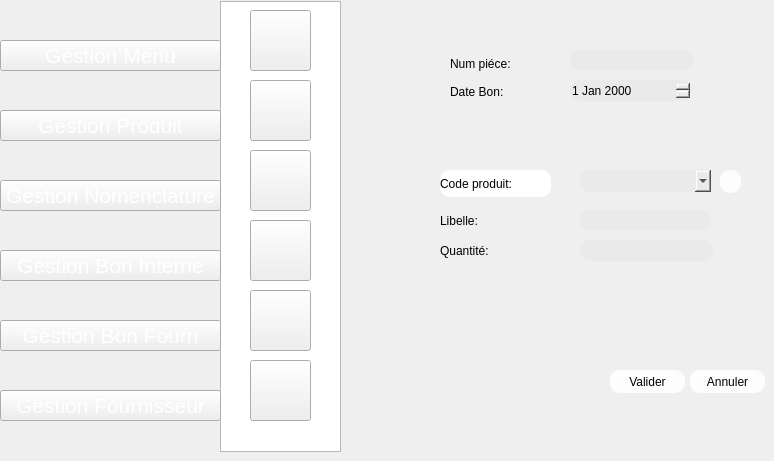
    <widget class="QWidget" name="page_6">
     <widget class="QPushButton" name="pushButton_32">
      <property name="geometry">
       <rect>
        <x>250</x>
        <y>220</y>
        <width>61</width>
        <height>61</height>
       </rect>
      </property>
      <property name="styleSheet">
       <string notr="true">image: url(:/new/prefix1/img/icon-supp2 (1).png);</string>
      </property>
      <property name="text">
       <string/>
      </property>
     </widget>
     <widget class="QPushButton" name="pushButton_36">
      <property name="geometry">
       <rect>
        <x>250</x>
        <y>80</y>
        <width>61</width>
        <height>61</height>
       </rect>
      </property>
      <property name="styleSheet">
       <string notr="true">image: url(:/new/prefix1/img/icon-modif2 (1).png);</string>
      </property>
      <property name="text">
       <string/>
      </property>
     </widget>
     <widget class="QPushButton" name="pushButton_38">
      <property name="geometry">
       <rect>
        <x>250</x>
        <y>290</y>
        <width>61</width>
        <height>61</height>
       </rect>
      </property>
      <property name="styleSheet">
       <string notr="true">
image: url(:/new/prefix1/img/aa.png);</string>
      </property>
      <property name="text">
       <string/>
      </property>
     </widget>
     <widget class="QPushButton" name="pushButton_39">
      <property name="geometry">
       <rect>
        <x>250</x>
        <y>10</y>
        <width>61</width>
        <height>61</height>
       </rect>
      </property>
      <property name="styleSheet">
       <string notr="true">image: url(:/new/prefix1/img/icon-ajout2.png);
background-image: url(:/new/prefix1/img/bg.png);</string>
      </property>
      <property name="text">
       <string/>
      </property>
     </widget>
     <widget class="QListView" name="listView_4">
      <property name="geometry">
       <rect>
        <x>220</x>
        <y>1</y>
        <width>121</width>
        <height>451</height>
       </rect>
      </property>
      <property name="styleSheet">
       <string notr="true">background-image: url(:/new/prefix1/img/selected.png);</string>
      </property>
     </widget>
     <widget class="QPushButton" name="pushButton_40">
      <property name="geometry">
       <rect>
        <x>250</x>
        <y>150</y>
        <width>61</width>
        <height>61</height>
       </rect>
      </property>
      <property name="styleSheet">
       <string notr="true">image: url(:/new/prefix1/img/icon-afficher2.png);</string>
      </property>
      <property name="text">
       <string/>
      </property>
     </widget>
     <widget class="QPushButton" name="pushButton_454">
      <property name="geometry">
       <rect>
        <x>0</x>
        <y>390</y>
        <width>221</width>
        <height>31</height>
       </rect>
      </property>
      <property name="font">
       <font>
        <pointsize>16</pointsize>
        <weight>50</weight>
        <bold>false</bold>
       </font>
      </property>
      <property name="styleSheet">
       <string notr="true">color: rgb(255, 255, 255);

</string>
      </property>
      <property name="text">
       <string>Gestion Fournisseur</string>
      </property>
     </widget>
     <widget class="QPushButton" name="pushButton_455">
      <property name="geometry">
       <rect>
        <x>0</x>
        <y>320</y>
        <width>221</width>
        <height>31</height>
       </rect>
      </property>
      <property name="font">
       <font>
        <pointsize>16</pointsize>
        <weight>50</weight>
        <bold>false</bold>
       </font>
      </property>
      <property name="styleSheet">
       <string notr="true">color: rgb(255, 255, 255);

</string>
      </property>
      <property name="text">
       <string>Gestion Bon Fourn</string>
      </property>
     </widget>
     <widget class="QPushButton" name="pushButton_456">
      <property name="geometry">
       <rect>
        <x>0</x>
        <y>40</y>
        <width>221</width>
        <height>31</height>
       </rect>
      </property>
      <property name="font">
       <font>
        <pointsize>16</pointsize>
        <weight>50</weight>
        <bold>false</bold>
       </font>
      </property>
      <property name="styleSheet">
       <string notr="true">color: rgb(255, 255, 255);

</string>
      </property>
      <property name="text">
       <string>Gestion Menu</string>
      </property>
     </widget>
     <widget class="QPushButton" name="pushButton_457">
      <property name="geometry">
       <rect>
        <x>0</x>
        <y>180</y>
        <width>221</width>
        <height>31</height>
       </rect>
      </property>
      <property name="font">
       <font>
        <pointsize>16</pointsize>
        <weight>50</weight>
        <bold>false</bold>
       </font>
      </property>
      <property name="styleSheet">
       <string notr="true">color: rgb(255, 255, 255);

</string>
      </property>
      <property name="text">
       <string>Gestion Nomenclature</string>
      </property>
     </widget>
     <widget class="QPushButton" name="pushButton_459">
      <property name="geometry">
       <rect>
        <x>0</x>
        <y>110</y>
        <width>221</width>
        <height>31</height>
       </rect>
      </property>
      <property name="font">
       <font>
        <pointsize>16</pointsize>
        <weight>50</weight>
        <bold>false</bold>
       </font>
      </property>
      <property name="styleSheet">
       <string notr="true">color: rgb(255, 255, 255);

</string>
      </property>
      <property name="text">
       <string>Gestion Produit</string>
      </property>
     </widget>
     <widget class="QComboBox" name="comboBox_7">
      <property name="geometry">
       <rect>
        <x>580</x>
        <y>170</y>
        <width>131</width>
        <height>22</height>
       </rect>
      </property>
      <property name="styleSheet">
       <string notr="true">                                         border-radius: 10px;
background-color: rgb(234, 234, 234);
font: 9pt &quot;MS Reference Sans Serif&quot;;</string>
      </property>
     </widget>
     <widget class="QLabel" name="label_164">
      <property name="geometry">
       <rect>
        <x>440</x>
        <y>210</y>
        <width>111</width>
        <height>22</height>
       </rect>
      </property>
      <property name="styleSheet">
       <string notr="true">                                     border-radius: 10px;
font: 9pt &quot;MS Reference Sans Serif&quot;;
</string>
      </property>
      <property name="text">
       <string>Libelle:</string>
      </property>
     </widget>
     <widget class="QLineEdit" name="lineEdit_65">
      <property name="geometry">
       <rect>
        <x>580</x>
        <y>210</y>
        <width>131</width>
        <height>21</height>
       </rect>
      </property>
      <property name="styleSheet">
       <string notr="true">                                         border-radius: 10px;
background-color: rgb(234, 234, 234);
font: 9pt &quot;MS Reference Sans Serif&quot;;</string>
      </property>
     </widget>
     <widget class="QLabel" name="label_165">
      <property name="geometry">
       <rect>
        <x>440</x>
        <y>170</y>
        <width>111</width>
        <height>27</height>
       </rect>
      </property>
      <property name="styleSheet">
       <string notr="true">                                     border-radius: 10px;
font: 9pt &quot;MS Reference Sans Serif&quot;;
background-color: rgb(255, 255, 255);</string>
      </property>
      <property name="text">
       <string>Code produit:</string>
      </property>
     </widget>
     <widget class="QPushButton" name="refprod_12">
      <property name="geometry">
       <rect>
        <x>720</x>
        <y>170</y>
        <width>21</width>
        <height>23</height>
       </rect>
      </property>
      <property name="styleSheet">
       <string notr="true">                                         border-radius: 10px;
background-color: rgb(253, 253, 253);
                                        
font: 9pt &quot;MS Reference Sans Serif&quot;;</string>
      </property>
      <property name="text">
       <string/>
      </property>
      <property name="icon">
       <iconset>
        <normaloff>../1200px-Refresh_icon.svg.png</normaloff>../1200px-Refresh_icon.svg.png</iconset>
      </property>
     </widget>
     <widget class="QLabel" name="label_166">
      <property name="geometry">
       <rect>
        <x>440</x>
        <y>240</y>
        <width>111</width>
        <height>22</height>
       </rect>
      </property>
      <property name="styleSheet">
       <string notr="true">                                     border-radius: 10px;
font: 9pt &quot;MS Reference Sans Serif&quot;;
</string>
      </property>
      <property name="text">
       <string>Quantité:</string>
      </property>
     </widget>
     <widget class="QLineEdit" name="lineEdit_66">
      <property name="geometry">
       <rect>
        <x>580</x>
        <y>240</y>
        <width>133</width>
        <height>21</height>
       </rect>
      </property>
      <property name="styleSheet">
       <string notr="true">                                         border-radius: 10px;
background-color: rgb(234, 234, 234);
font: 9pt &quot;MS Reference Sans Serif&quot;;</string>
      </property>
     </widget>
     <widget class="QLabel" name="label_170">
      <property name="geometry">
       <rect>
        <x>450</x>
        <y>80</y>
        <width>91</width>
        <height>23</height>
       </rect>
      </property>
      <property name="styleSheet">
       <string notr="true">                                     border-radius: 10px;
font: 9pt &quot;MS Reference Sans Serif&quot;;
</string>
      </property>
      <property name="text">
       <string>Date Bon:</string>
      </property>
     </widget>
     <widget class="QDateEdit" name="dateEdit_27">
      <property name="geometry">
       <rect>
        <x>570</x>
        <y>80</y>
        <width>121</width>
        <height>21</height>
       </rect>
      </property>
      <property name="styleSheet">
       <string notr="true">                                         border-radius: 10px;
background-color: rgb(234, 234, 234);
font: 9pt &quot;MS Reference Sans Serif&quot;;</string>
      </property>
     </widget>
     <widget class="QLabel" name="label_169">
      <property name="geometry">
       <rect>
        <x>450</x>
        <y>52</y>
        <width>91</width>
        <height>23</height>
       </rect>
      </property>
      <property name="styleSheet">
       <string notr="true">                                     border-radius: 10px;
font: 9pt &quot;MS Reference Sans Serif&quot;;
</string>
      </property>
      <property name="text">
       <string>Num piéce:</string>
      </property>
     </widget>
     <widget class="QLineEdit" name="lineEdit_68">
      <property name="geometry">
       <rect>
        <x>570</x>
        <y>50</y>
        <width>123</width>
        <height>21</height>
       </rect>
      </property>
      <property name="styleSheet">
       <string notr="true">                                         border-radius: 10px;
background-color: rgb(234, 234, 234);
font: 9pt &quot;MS Reference Sans Serif&quot;;</string>
      </property>
     </widget>
     <widget class="QPushButton" name="pushButton_33">
      <property name="geometry">
       <rect>
        <x>610</x>
        <y>370</y>
        <width>75</width>
        <height>23</height>
       </rect>
      </property>
      <property name="styleSheet">
       <string notr="true">                                         border-radius: 10px;
background-color: rgb(253, 253, 253);
                                        
font: 9pt &quot;MS Reference Sans Serif&quot;;</string>
      </property>
      <property name="text">
       <string>Valider</string>
      </property>
     </widget>
     <widget class="QPushButton" name="pushButton_461">
      <property name="geometry">
       <rect>
        <x>690</x>
        <y>370</y>
        <width>75</width>
        <height>23</height>
       </rect>
      </property>
      <property name="styleSheet">
       <string notr="true">                                         border-radius: 10px;
background-color: rgb(253, 253, 253);
                                        
font: 9pt &quot;MS Reference Sans Serif&quot;;</string>
      </property>
      <property name="text">
       <string>Annuler</string>
      </property>
     </widget>
     <widget class="QPushButton" name="pushButton_508">
      <property name="geometry">
       <rect>
        <x>0</x>
        <y>250</y>
        <width>221</width>
        <height>31</height>
       </rect>
      </property>
      <property name="font">
       <font>
        <pointsize>16</pointsize>
        <weight>50</weight>
        <bold>false</bold>
       </font>
      </property>
      <property name="styleSheet">
       <string notr="true">color: rgb(255, 255, 255);

</string>
      </property>
      <property name="text">
       <string>Gestion Bon Interne</string>
      </property>
     </widget>
     <widget class="QPushButton" name="pushButton_279">
      <property name="geometry">
       <rect>
        <x>250</x>
        <y>360</y>
        <width>61</width>
        <height>61</height>
       </rect>
      </property>
      <property name="styleSheet">
       <string notr="true">image: url(:/new/prefix1/img/icon-supp2 (1).png);
image: url(:/new/prefix1/img/facture.png);</string>
      </property>
      <property name="text">
       <string/>
      </property>
     </widget>
     <zorder>listView_4</zorder>
     <zorder>pushButton_32</zorder>
     <zorder>pushButton_36</zorder>
     <zorder>pushButton_38</zorder>
     <zorder>pushButton_39</zorder>
     <zorder>pushButton_40</zorder>
     <zorder>pushButton_454</zorder>
     <zorder>pushButton_455</zorder>
     <zorder>pushButton_456</zorder>
     <zorder>pushButton_457</zorder>
     <zorder>pushButton_459</zorder>
     <zorder>comboBox_7</zorder>
     <zorder>label_164</zorder>
     <zorder>lineEdit_65</zorder>
     <zorder>label_165</zorder>
     <zorder>refprod_12</zorder>
     <zorder>label_166</zorder>
     <zorder>lineEdit_66</zorder>
     <zorder>label_170</zorder>
     <zorder>dateEdit_27</zorder>
     <zorder>label_169</zorder>
     <zorder>lineEdit_68</zorder>
     <zorder>pushButton_33</zorder>
     <zorder>pushButton_461</zorder>
     <zorder>pushButton_508</zorder>
     <zorder>pushButton_279</zorder>
    </widget>
